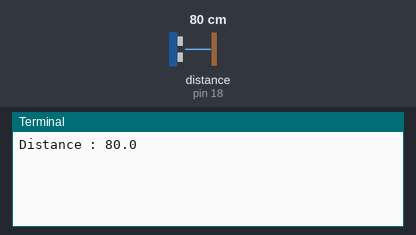
A program run on a simulated Raspberry Pi (header pin numbers). Parts: the last lines printed to the terminal. The inputs (shaded band) are chosen by the test bench; at power-on: distance to the obstacle (sensor on pin 18) 80 cm. The echo pulse lasts 58.3 µs per cm; the clock reads 2024-03-15 10:24:30 at power-on unless the program sets it.

Above: at 1.2 s.
1.3 s: distance to the obstacle (sensor on pin 18) set to 2 cm
At 1.3 s:
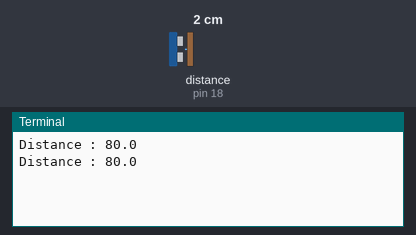
2.8 s: distance to the obstacle (sensor on pin 18) set to 4 cm
At 4.3 s:
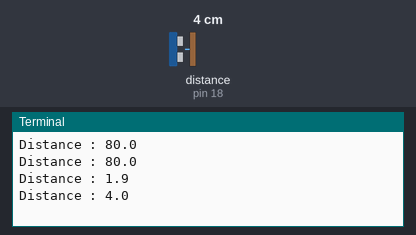
Timing chart, 0 to 5.8 s (numbered marks = the images above; inputs shaded):
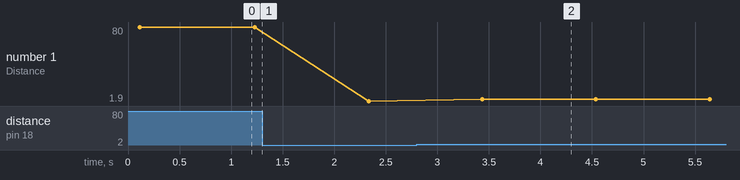

Measured:
- after the input at 2.8 s, the terminal: prints a new line after 0.64 s (image 2)
- plotted number 1: 80 → 1.9 after the input at 1.3 s, 1.9 → 4 after the input at 2.8 s

The program:

hc_sr04_measure_distance.py
```python
# (licence header left out)
import RPi.GPIO as GPIO
import time

GPIO.setmode(GPIO.BOARD)
TRIGGER_PIN = 16
ECHO_PIN    = 18
GPIO.setup(TRIGGER_PIN,  GPIO.OUT)
GPIO.setup(ECHO_PIN,     GPIO.IN)
GPIO.output(TRIGGER_PIN, GPIO.LOW)
v = 343		# (331 + 0.6*20)

def measure() :
    GPIO.output(TRIGGER_PIN, GPIO.HIGH)
    time.sleep(0.00001)	# 10uS
    GPIO.output(TRIGGER_PIN, GPIO.LOW)
    pulse_start = time.time()

    while GPIO.input(ECHO_PIN) == 0:
        pulse_start = time.time()

    while GPIO.input(ECHO_PIN) == 1:
        pulse_end = time.time()

    t = pulse_end - pulse_start

    d = t * v
    d = d/2

    return d*100


def measure_average() :
    d1 = measure()
    time.sleep(0.05)
    d2 = measure()
    time.sleep(0.05)
    d3 = measure()
    distance = (d1 + d2 + d3) / 3

    return distance

try :
    while True:
        distance = measure_average()
        print "Distance : %.1f" % distance
        time.sleep(1)

except KeyboardInterrupt:
    print "Exception: KeyboardInterrupt"

finally:
    GPIO.cleanup()
```
